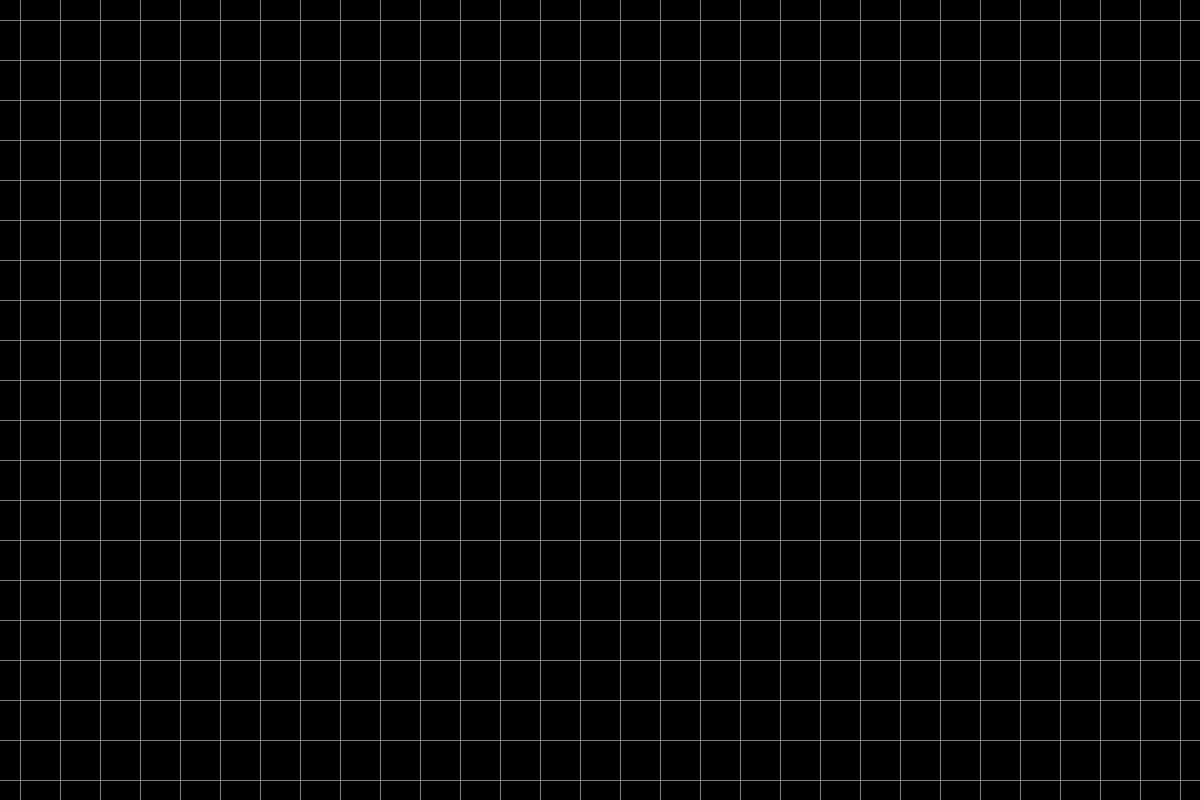
Frame 1 (no input)
Frame 60 (the mouse pressed at the canvas centre just before this capture): identical to frame 1, image omitted
Frame 120 (the mouse held since frame 60 and released just before this capture): identical to frame 1, image omitted

The Processing sketch that drew this single still picture (run headless with seeded random() and noise(); from frame 60 on, the mouse is pressed at the canvas centre):

// Processing sketch: processing_108874
// ── processing_108874.pde

void setup() {
  size(1200, 800);
  smooth();
  colorMode(HSB, 360, 100, 100);
}

void draw() {



  background(360, 0, 0);
  stroke(0, 0, 50);

  for (int i =20; i < width; i += 40) { //x
    for (int j =20; j < height; j += 40) { //y
      line(i, 0, i, height);
      line(0, j, width, j);
    }
  }
}
